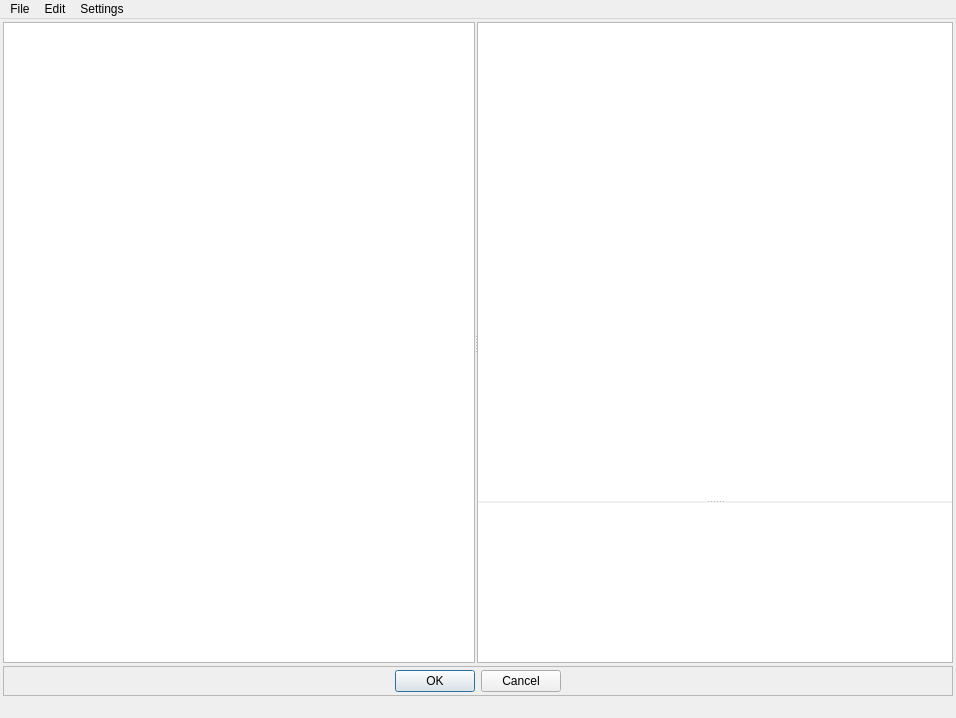
<?xml version="1.0" encoding="UTF-8"?>
<ui version="4.0">
 <class>LoopAdder</class>
 <widget class="QMainWindow" name="LoopAdder">
  <property name="geometry">
   <rect>
    <x>0</x>
    <y>0</y>
    <width>956</width>
    <height>718</height>
   </rect>
  </property>
  <property name="windowTitle">
   <string>MainWindow</string>
  </property>
  <widget class="QWidget" name="layout">
   <layout class="QGridLayout" name="gridLayout">
    <property name="leftMargin">
     <number>3</number>
    </property>
    <property name="topMargin">
     <number>3</number>
    </property>
    <property name="rightMargin">
     <number>3</number>
    </property>
    <property name="bottomMargin">
     <number>3</number>
    </property>
    <property name="spacing">
     <number>3</number>
    </property>
    <item row="0" column="0">
     <widget class="QSplitter" name="splitter_2">
      <property name="orientation">
       <enum>Qt::Horizontal</enum>
      </property>
      <property name="handleWidth">
       <number>2</number>
      </property>
      <widget class="QTableWidget" name="table">
       <property name="sizePolicy">
        <sizepolicy hsizetype="Maximum" vsizetype="Expanding">
         <horstretch>0</horstretch>
         <verstretch>0</verstretch>
        </sizepolicy>
       </property>
       <property name="minimumSize">
        <size>
         <width>0</width>
         <height>0</height>
        </size>
       </property>
       <property name="maximumSize">
        <size>
         <width>16777215</width>
         <height>16777215</height>
        </size>
       </property>
       <property name="frameShape">
        <enum>QFrame::StyledPanel</enum>
       </property>
       <property name="frameShadow">
        <enum>QFrame::Plain</enum>
       </property>
       <property name="selectionMode">
        <enum>QAbstractItemView::SingleSelection</enum>
       </property>
       <property name="selectionBehavior">
        <enum>QAbstractItemView::SelectRows</enum>
       </property>
      </widget>
      <widget class="QFrame" name="frame_2">
       <property name="frameShape">
        <enum>QFrame::StyledPanel</enum>
       </property>
       <property name="frameShadow">
        <enum>QFrame::Plain</enum>
       </property>
       <layout class="QVBoxLayout" name="verticalLayout">
        <property name="spacing">
         <number>0</number>
        </property>
        <property name="leftMargin">
         <number>0</number>
        </property>
        <property name="topMargin">
         <number>0</number>
        </property>
        <property name="rightMargin">
         <number>0</number>
        </property>
        <property name="bottomMargin">
         <number>0</number>
        </property>
        <item>
         <widget class="QSplitter" name="splitter">
          <property name="orientation">
           <enum>Qt::Vertical</enum>
          </property>
          <property name="handleWidth">
           <number>2</number>
          </property>
          <widget class="PlotWidget" name="plan_view">
           <property name="sizePolicy">
            <sizepolicy hsizetype="Expanding" vsizetype="Expanding">
             <horstretch>0</horstretch>
             <verstretch>3</verstretch>
            </sizepolicy>
           </property>
           <property name="frameShape">
            <enum>QFrame::NoFrame</enum>
           </property>
           <property name="frameShadow">
            <enum>QFrame::Plain</enum>
           </property>
          </widget>
          <widget class="PlotWidget" name="section_view">
           <property name="sizePolicy">
            <sizepolicy hsizetype="Expanding" vsizetype="Expanding">
             <horstretch>0</horstretch>
             <verstretch>1</verstretch>
            </sizepolicy>
           </property>
           <property name="frameShape">
            <enum>QFrame::NoFrame</enum>
           </property>
           <property name="frameShadow">
            <enum>QFrame::Plain</enum>
           </property>
          </widget>
         </widget>
        </item>
       </layout>
      </widget>
     </widget>
    </item>
    <item row="1" column="0">
     <widget class="QFrame" name="frame">
      <property name="sizePolicy">
       <sizepolicy hsizetype="Preferred" vsizetype="Maximum">
        <horstretch>0</horstretch>
        <verstretch>0</verstretch>
       </sizepolicy>
      </property>
      <property name="frameShape">
       <enum>QFrame::StyledPanel</enum>
      </property>
      <property name="frameShadow">
       <enum>QFrame::Plain</enum>
      </property>
      <layout class="QGridLayout" name="horizontalLayout">
       <property name="leftMargin">
        <number>3</number>
       </property>
       <property name="topMargin">
        <number>3</number>
       </property>
       <property name="rightMargin">
        <number>3</number>
       </property>
       <property name="bottomMargin">
        <number>3</number>
       </property>
       <property name="spacing">
        <number>3</number>
       </property>
       <item row="0" column="0">
        <widget class="QDialogButtonBox" name="button_box">
         <property name="orientation">
          <enum>Qt::Horizontal</enum>
         </property>
         <property name="standardButtons">
          <set>QDialogButtonBox::Cancel|QDialogButtonBox::Ok</set>
         </property>
         <property name="centerButtons">
          <bool>true</bool>
         </property>
        </widget>
       </item>
      </layout>
     </widget>
    </item>
   </layout>
  </widget>
  <widget class="QMenuBar" name="menubar">
   <property name="geometry">
    <rect>
     <x>0</x>
     <y>0</y>
     <width>956</width>
     <height>21</height>
    </rect>
   </property>
   <widget class="QMenu" name="menuFile">
    <property name="title">
     <string>File</string>
    </property>
    <addaction name="actionOpen"/>
   </widget>
   <widget class="QMenu" name="menuSettings">
    <property name="title">
     <string>Settings</string>
    </property>
    <addaction name="auto_sort_cbox"/>
   </widget>
   <widget class="QMenu" name="menuEdit">
    <property name="title">
     <string>Edit</string>
    </property>
    <addaction name="actionInterp_Null_Elevation"/>
   </widget>
   <addaction name="menuFile"/>
   <addaction name="menuEdit"/>
   <addaction name="menuSettings"/>
  </widget>
  <widget class="QStatusBar" name="status_bar">
   <property name="enabled">
    <bool>true</bool>
   </property>
   <property name="sizeGripEnabled">
    <bool>false</bool>
   </property>
  </widget>
  <action name="actionOpen">
   <property name="text">
    <string>Open</string>
   </property>
  </action>
  <action name="auto_sort_cbox">
   <property name="checkable">
    <bool>true</bool>
   </property>
   <property name="checked">
    <bool>true</bool>
   </property>
   <property name="text">
    <string>Auto-Sort By Position</string>
   </property>
  </action>
  <action name="actionInterp_Null_Elevation">
   <property name="text">
    <string>Interpolate Null Elevation</string>
   </property>
  </action>
 </widget>
 <customwidgets>
  <customwidget>
   <class>PlotWidget</class>
   <extends>QGraphicsView</extends>
   <header>pyqtgraph</header>
  </customwidget>
 </customwidgets>
 <resources/>
 <connections/>
</ui>
